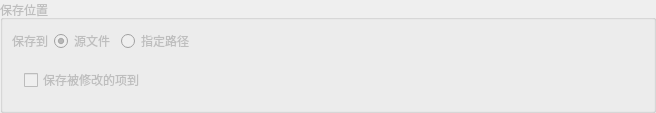
<?xml version="1.0" encoding="UTF-8"?>
<ui version="4.0">
 <class>OtoFileSaveWidget</class>
 <widget class="QWidget" name="OtoFileSaveWidget">
  <property name="geometry">
   <rect>
    <x>0</x>
    <y>0</y>
    <width>656</width>
    <height>110</height>
   </rect>
  </property>
  <property name="windowTitle">
   <string>Form</string>
  </property>
  <layout class="QVBoxLayout" name="verticalLayout">
   <property name="leftMargin">
    <number>0</number>
   </property>
   <property name="topMargin">
    <number>0</number>
   </property>
   <property name="rightMargin">
    <number>0</number>
   </property>
   <property name="bottomMargin">
    <number>0</number>
   </property>
   <item>
    <widget class="QGroupBox" name="saveOptionGroupBox">
     <property name="enabled">
      <bool>false</bool>
     </property>
     <property name="title">
      <string>保存位置</string>
     </property>
     <layout class="QVBoxLayout" name="verticalLayout_4">
      <item>
       <layout class="QHBoxLayout" name="horizontalLayout_9">
        <item>
         <widget class="QLabel" name="label_6">
          <property name="text">
           <string>保存到</string>
          </property>
         </widget>
        </item>
        <item>
         <widget class="QRadioButton" name="saveToSrcRadioButton">
          <property name="text">
           <string>源文件</string>
          </property>
          <property name="checked">
           <bool>true</bool>
          </property>
         </widget>
        </item>
        <item>
         <widget class="QRadioButton" name="saveToPathRadioButton">
          <property name="text">
           <string>指定路径</string>
          </property>
         </widget>
        </item>
        <item>
         <widget class="OtoFileNameEditWithSaveBrowse" name="saveFileNameEdit" native="true">
          <property name="sizePolicy">
           <sizepolicy hsizetype="Expanding" vsizetype="Preferred">
            <horstretch>0</horstretch>
            <verstretch>0</verstretch>
           </sizepolicy>
          </property>
         </widget>
        </item>
       </layout>
      </item>
      <item>
       <widget class="QWidget" name="secondFileNameWidget" native="true">
        <layout class="QHBoxLayout" name="horizontalLayout_10">
         <property name="leftMargin">
          <number>12</number>
         </property>
         <item>
          <widget class="QCheckBox" name="secondFileNameCheckBox">
           <property name="text">
            <string>保存被修改的项到</string>
           </property>
          </widget>
         </item>
         <item>
          <widget class="OtoFileNameEditWithSaveBrowse" name="secondFileNameEdit" native="true">
           <property name="sizePolicy">
            <sizepolicy hsizetype="Expanding" vsizetype="Preferred">
             <horstretch>0</horstretch>
             <verstretch>0</verstretch>
            </sizepolicy>
           </property>
          </widget>
         </item>
        </layout>
       </widget>
      </item>
     </layout>
    </widget>
   </item>
  </layout>
 </widget>
 <customwidgets>
  <customwidget>
   <class>OtoFileNameEditWithSaveBrowse</class>
   <extends>QWidget</extends>
   <header>widgets/otofilenameeditwithbrowse.h</header>
   <container>1</container>
  </customwidget>
 </customwidgets>
 <resources/>
 <connections/>
</ui>
